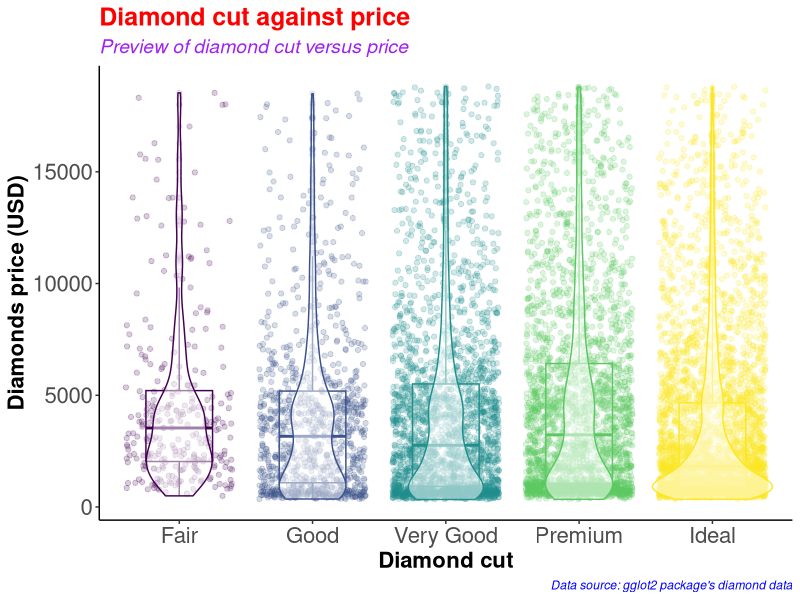
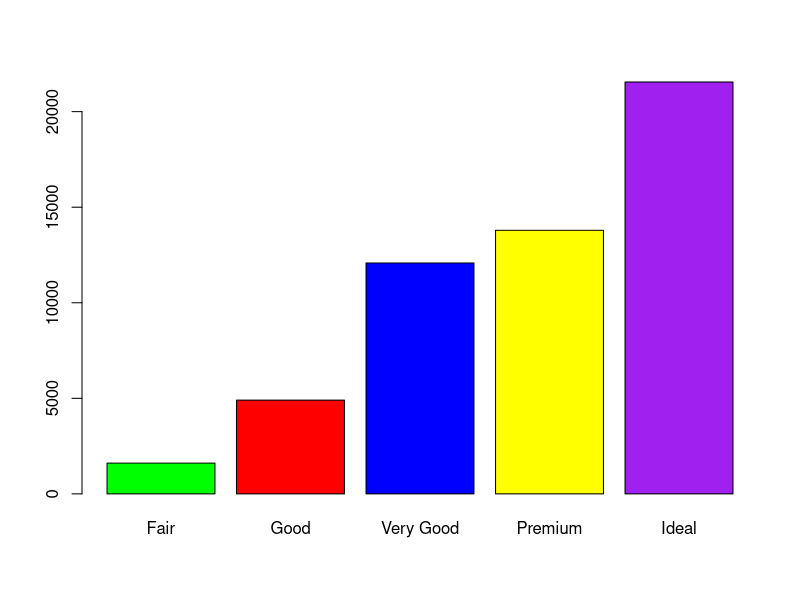
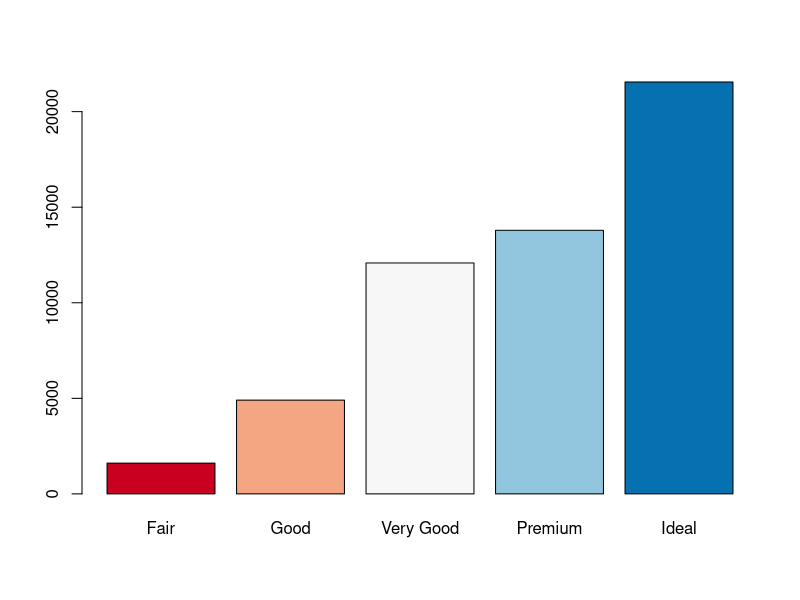
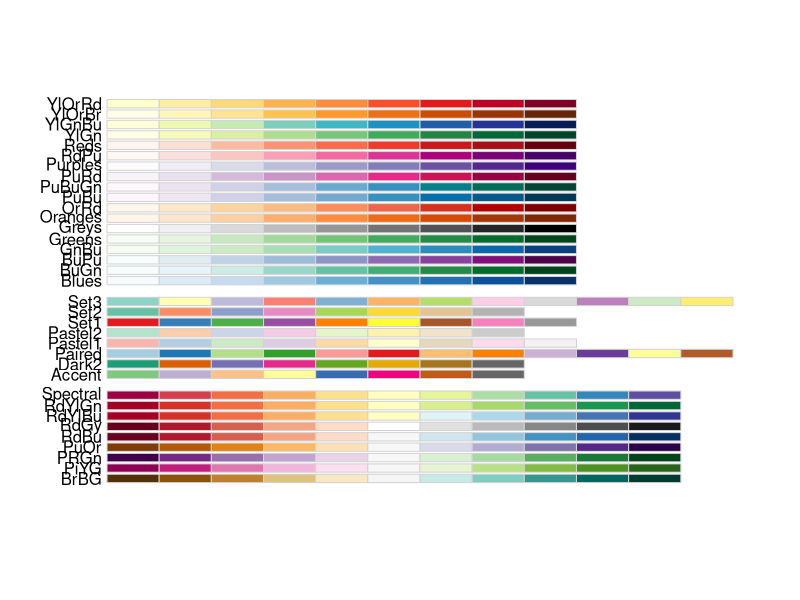
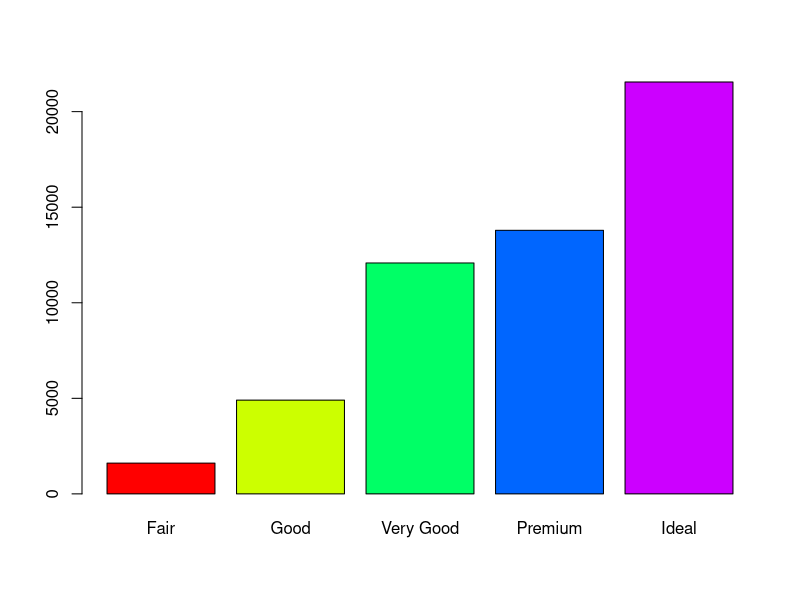
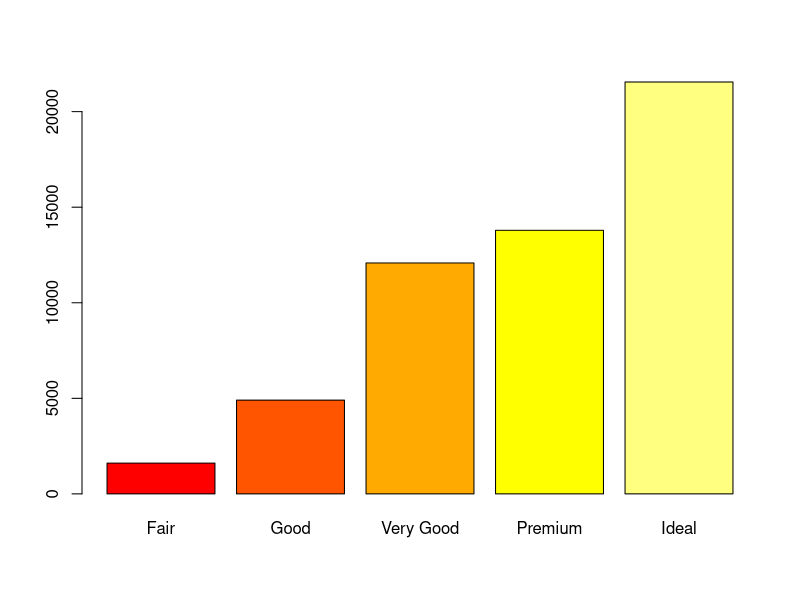
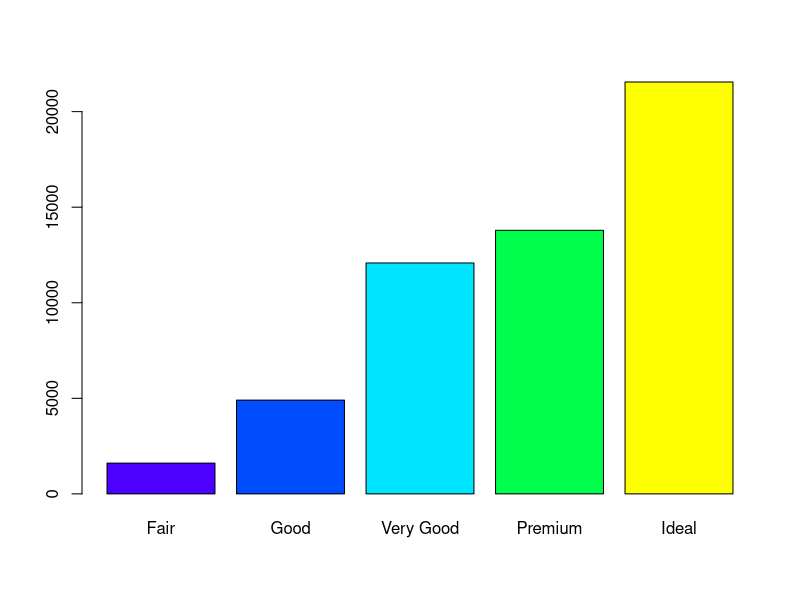
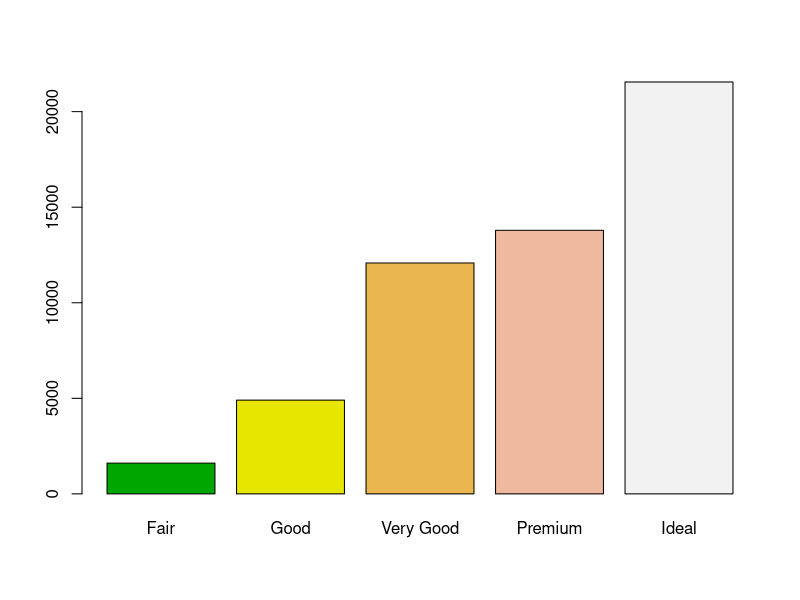

Here is the R script that generated these plots, in order:
#########################################
# Name: Wyclife Agumba Oluoch           #   
# E-mail: wyclifeoluoch@gmail.com       #
# GitHub: https://github.com/Wycology   #
# Task: Boxplot and violin plots in one #
# Date: 4th Jan 2021                    #
# Last edited: 26th Mar 2021            #
#########################################

# Loading the necessary libraries for the projec
library(tidyverse) # This is for data wrangling and plotting
library(RColorBrewer) # This is for generating color pallets for the plots.

diamonds_df <- diamonds # Saving the diamonds data-set to a new object in R.

head(diamonds) # Checking the variables in the data-set for subsequent analyses
nrow(diamonds) # Checking for the number of rows in the data. 53940 observations
ncol(diamonds) # Checking the number of variables in the data-set. 10 variables

diamonds_df %>% # Picking the diamonds data, and then
  slice_sample(n = 0.2*(nrow(diamonds))) %>% # Picking a portion of the data-set
  ggplot(aes(x = cut, y = price, color = cut)) + # Adding the mapping variables
  geom_point(position = "jitter", alpha = 0.2) + # Adding jitter and alpha
  geom_boxplot(alpha = 0.1, width = 0.5) + # Modifying dimensions of the boxplot 
  geom_violin(alpha = 0.5) + # Adding violin plot on top of the box and jitter
  theme_classic() + # Adding my preferred theme for publication.
  theme(legend.position = "none") + # Removing the legend; it is on the x-axis
  labs(x = "Diamond cut", # Labels the x-axis.
       y = "Diamonds price (USD)", # Labeling the y-axis
       title = "Diamond cut against price", # Setting tibble of the plot
       subtitle = "Preview of diamond cut versus price", # Descriptive title beneath TITLE
       caption = "Data source: gglot2 package's diamond data") +
  theme(axis.text = element_text(size=16), # Size of labels on tick-marks
        axis.title = element_text(size=16,face="bold")) + # Size of axis labels
  theme(plot.title = element_text(color = 'red', size = 18, face = 'bold'),
        plot.subtitle = element_text(color = 'purple', size = 14, face = 'italic'),
        plot.caption = element_text(color = 'blue', face = 'italic'))

diamonds %>% # Picking the diamonds data, and then
  filter(cut == 'Very Good') %>% # Picking the very good cut 
  nrow() # counting the number of rows with very good cut

diamonds %>% 
  select(cut) %>% 
  table() %>% 
  barplot(col = c('green', 'red', 'blue', 'yellow', 'purple'))

# Instead of specifying the colors, we can simply use the color brewer panel 

diamonds %>% 
  select(cut) %>% 
  table() %>% 
  barplot(col = brewer.pal(n = 5, name = "RdBu"))
# To display more brewer colors options to use, run the following function:

display.brewer.all()

# Can also use rainbow colors

diamonds %>% 
  select(cut) %>% 
  table() %>% 
  barplot(col = rainbow(5))

# Can also use heat.colors
diamonds %>% 
  select(cut) %>% 
  table() %>% 
  barplot(col = heat.colors(5))

# Can also use topographic colors

diamonds %>% 
  select(cut) %>% 
  table() %>% 
  barplot(col = topo.colors(5))

# Can also use terrain colors
diamonds %>% 
  select(cut) %>% 
  table() %>% 
  barplot(col = terrain.colors(5))

# Can also use cm.colors
diamonds %>% 
  select(cut) %>% 
  table() %>% 
  barplot(col = cm.colors(5))

# That is awesome. Good for the day.
